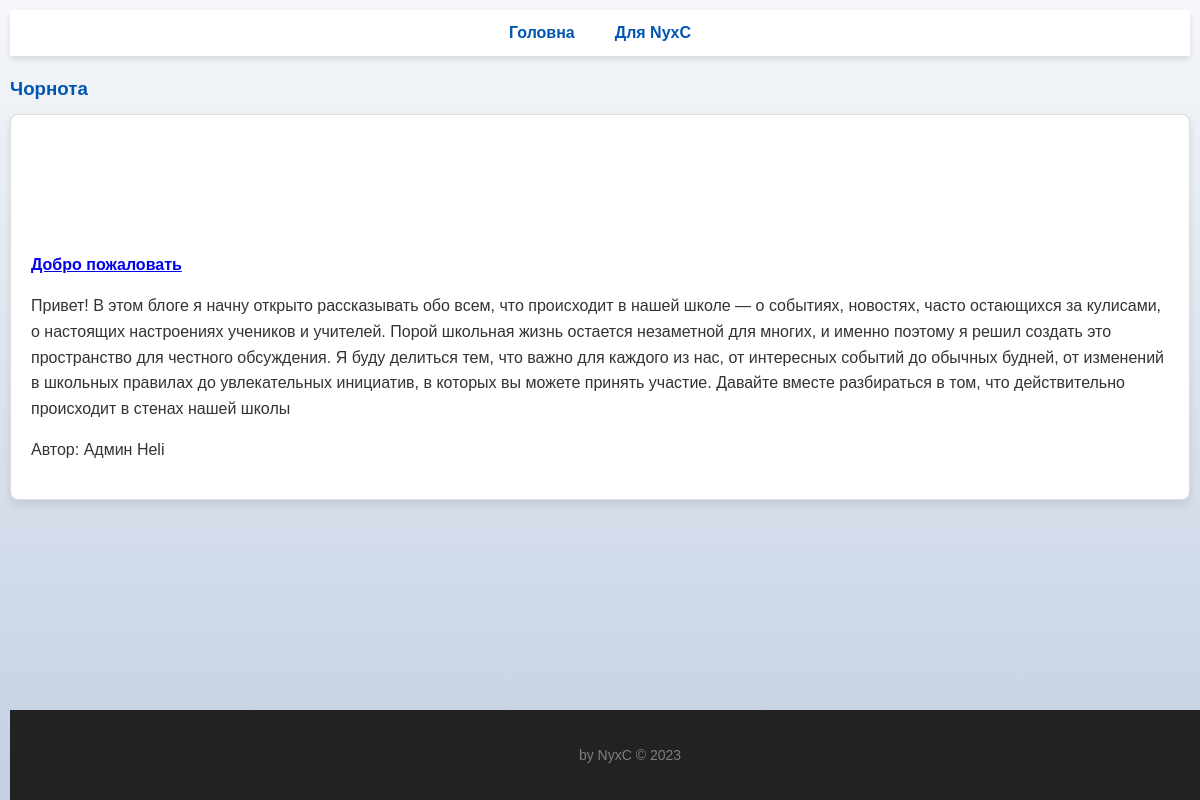
The page / on the database its author committed.
### blog/models.py (models this page shows, shortened)
class Post(models.Model):
    title = models.CharField('Заголовок записи', max_length=100)
    description = models.TextField('Текст записи')
    author = models.CharField('Имя автора', max_length=100)
    date = models.DateField('Дата публикации')
    img = models.ImageField("Изображение", upload_to='image/%Y')
    class Meta:
        verbose_name = 'Запись'
        verbose_name_plural = 'Записи'

### blog/views.py (the view)
# urls.py: urlpatterns = [path('', views.PostView.as_view()),
class PostView(View):
    def get(self, request):
        posts = Post.objects.all()
        return render(request, 'blog/blog.html', {'post_list': posts})

### templates/blog/blog.html (shortened to what this page needs)
{% load static %}
<html >
<head>
   <link rel="stylesheet" href="{% static 'css/style.css' %}" type="text/css" media="all" />
</head>
<body>
<div class="shell">
	<div class="border">
		<div id="navigation">
			<ul>
			    <li><a href="/" class="active">Головна</a></li>
			    <li><a href="/admin">Для NyxC</a></li>
			</ul>
		</div>
		<div id="main">
   			<div id="content" class="left">
      			<div class="projects">
         			<h3>Чорнота</h3>
         			{% for post in post_list %}
         			<div class="item">
            			<div class="image left">
               				<img src="{{ post.img.url }}"  width="200px"/>
            			</div>
						<div class="text left">
               				<h4><a href="{{ post.id }}">{{ post.title }}</a></h4>
               				<p>{{ post.description }}</p>
               				<p>Автор:  {{ post.author }}</p>
            			</div>
         			</div>
          			{% endfor %}
     			 </div>
   			</div>
		</div>
	</div>
	<div id="footer">
		<p class="copy right">by NyxC &copy;  2023 </p>
	</div>
</div>
</body>
</html>

### static/css/style.css (style rules this page uses)
body { font-family: 'Arial', sans-serif; color: #333; background: linear-gradient(to bottom, #f5f7fa, #c3cfe2); margin: 10px; padding: 0; line-height: 1.6; margin-bottom: 60px; }
h1, h2, h3, h4, h5, h6 { color: #0056b3; margin-bottom: 10px; }
#navigation { position: sticky; top: 0; background-color: #ffffff; box-shadow: 0 4px 6px rgba(0, 0, 0, 0.1); padding: 10px 0; }
#navigation ul { list-style-type: none; margin: 0; padding: 0; display: flex; justify-content: center; }
#navigation ul li { display: inline; }
#navigation ul li a { color: #0056b3; padding: 0 20px; font-weight: bold; text-decoration: none; transition: color 0.3s ease; }
.projects .item { background: #ffffff; border: 1px solid #ddd; border-radius: 8px; padding: 20px; margin-bottom: 20px; box-shadow: 0 4px 8px rgba(0, 0, 0, 0.1); transition: transform 0.2s ease-in-out; }
#footer { background-color: #222; color: #7f7f7f; padding: 20px; text-align: center; font-size: 14px; position: fixed; bottom: 0; width: 100%; z-index: 10; }

### rows shown on the page
Post: img (picture), title "Добро пожаловать", description "Привет! В этом блоге я начну открыто рассказывать обо всем, что происходит в нашей школе — о событиях, новостях, часто остающихся за кулисами, о настоящих настроениях учеников и учителей. Порой школьная жизнь остается незаметной для многих, и именно поэтому я решил создать это пространство для честного обсуждения. Я буду делиться тем, что важно для каждого из нас, от интересных событий до обычных будней, от изменений в школьных правилах до увлекательных инициатив, в которых вы можете принять участие. Давайте вместе разбираться в том, что действительно происходит в стенах нашей школы", author "Админ Heli"
